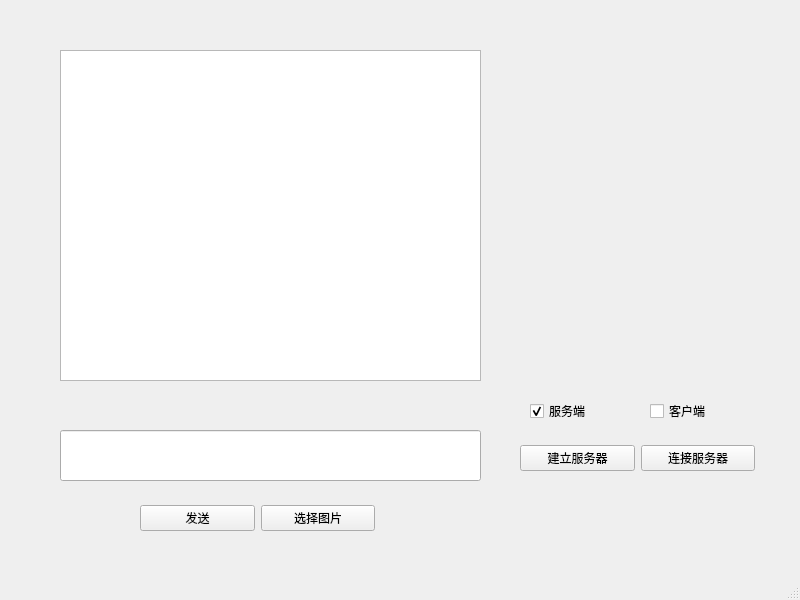
<?xml version="1.0" encoding="UTF-8"?>
<ui version="4.0">
 <class>MainWindow</class>
 <widget class="QMainWindow" name="MainWindow">
  <property name="geometry">
   <rect>
    <x>0</x>
    <y>0</y>
    <width>800</width>
    <height>600</height>
   </rect>
  </property>
  <property name="windowTitle">
   <string>MainWindow</string>
  </property>
  <widget class="QWidget" name="centralwidget">
   <widget class="QTextBrowser" name="textBrowser">
    <property name="geometry">
     <rect>
      <x>60</x>
      <y>50</y>
      <width>421</width>
      <height>331</height>
     </rect>
    </property>
   </widget>
   <widget class="QLineEdit" name="lineEdit">
    <property name="geometry">
     <rect>
      <x>60</x>
      <y>430</y>
      <width>421</width>
      <height>51</height>
     </rect>
    </property>
    <property name="text">
     <string/>
    </property>
   </widget>
   <widget class="QCheckBox" name="checkBox">
    <property name="geometry">
     <rect>
      <x>530</x>
      <y>400</y>
      <width>105</width>
      <height>22</height>
     </rect>
    </property>
    <property name="text">
     <string>服务端</string>
    </property>
    <property name="checked">
     <bool>true</bool>
    </property>
   </widget>
   <widget class="QCheckBox" name="checkBox_2">
    <property name="geometry">
     <rect>
      <x>650</x>
      <y>400</y>
      <width>105</width>
      <height>22</height>
     </rect>
    </property>
    <property name="text">
     <string>客户端</string>
    </property>
   </widget>
   <widget class="QWidget" name="">
    <property name="geometry">
     <rect>
      <x>520</x>
      <y>440</y>
      <width>235</width>
      <height>36</height>
     </rect>
    </property>
    <layout class="QHBoxLayout" name="horizontalLayout">
     <item>
      <widget class="QPushButton" name="pushButton_4">
       <property name="text">
        <string>建立服务器</string>
       </property>
      </widget>
     </item>
     <item>
      <widget class="QPushButton" name="pushButton_3">
       <property name="text">
        <string>连接服务器</string>
       </property>
      </widget>
     </item>
    </layout>
   </widget>
   <widget class="QWidget" name="">
    <property name="geometry">
     <rect>
      <x>140</x>
      <y>500</y>
      <width>235</width>
      <height>36</height>
     </rect>
    </property>
    <layout class="QHBoxLayout" name="horizontalLayout_2">
     <item>
      <widget class="QPushButton" name="pushButton">
       <property name="text">
        <string>发送</string>
       </property>
      </widget>
     </item>
     <item>
      <widget class="QPushButton" name="pushButton_2">
       <property name="text">
        <string>选择图片</string>
       </property>
      </widget>
     </item>
    </layout>
   </widget>
  </widget>
  <widget class="QMenuBar" name="menubar">
   <property name="geometry">
    <rect>
     <x>0</x>
     <y>0</y>
     <width>800</width>
     <height>30</height>
    </rect>
   </property>
  </widget>
  <widget class="QStatusBar" name="statusbar"/>
 </widget>
 <resources/>
 <connections/>
</ui>
